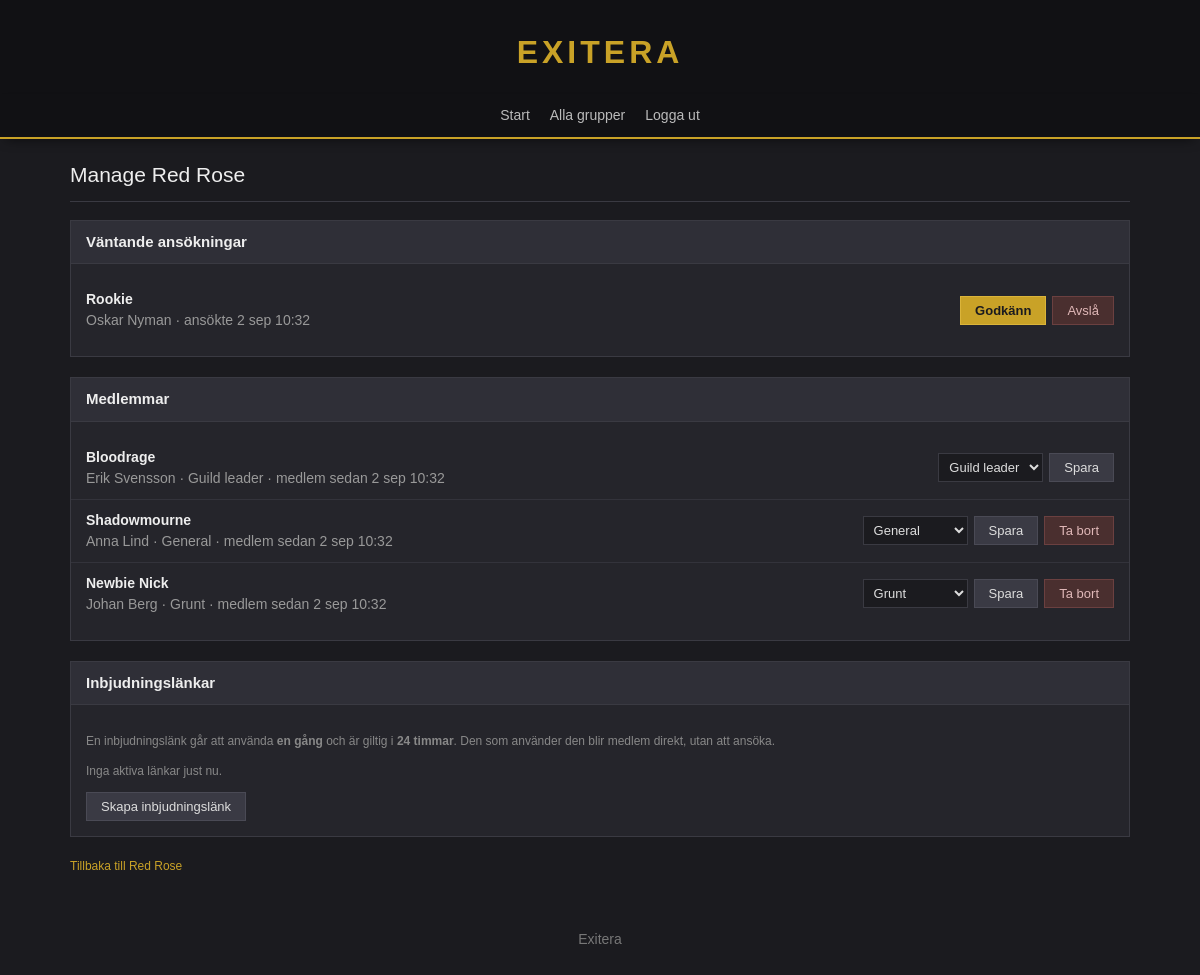
Screenshot of /group/manage/?id=6 (signed in) with the database file from the repository.
### tables this page shows
CREATE TABLE applications (
    id              INT AUTO_INCREMENT PRIMARY KEY,
    group_id        INT NOT NULL,
    user_id         INT NOT NULL,
    status          ENUM('pending','approved','rejected') NOT NULL DEFAULT 'pending',
    created_at      TIMESTAMP NOT NULL DEFAULT CURRENT_TIMESTAMP,
    handled_by      INT       NULL,
    handled_at      DATETIME  NULL,
    UNIQUE KEY unik_ansokan (group_id, user_id),
    FOREIGN KEY (group_id)   REFERENCES groups(id) ON DELETE CASCADE,
    FOREIGN KEY (user_id)    REFERENCES users(id)  ON DELETE CASCADE,
    FOREIGN KEY (handled_by) REFERENCES users(id)  ON DELETE SET NULL
);

CREATE TABLE users (
    id              INT AUTO_INCREMENT PRIMARY KEY,
    first_name      VARCHAR(50)  NOT NULL,
    last_name       VARCHAR(50)  NOT NULL,
    email           VARCHAR(255) NOT NULL UNIQUE,
    password_hash   CHAR(60)     NOT NULL,
    character_name  VARCHAR(50)  NULL,
    is_admin        BOOLEAN      NOT NULL DEFAULT FALSE,
    created_at      TIMESTAMP    NOT NULL DEFAULT CURRENT_TIMESTAMP
);

CREATE TABLE group_members (
    id              INT AUTO_INCREMENT PRIMARY KEY,
    group_id        INT NOT NULL,
    user_id         INT NOT NULL,
    role            ENUM('grunt','general','leader') NOT NULL DEFAULT 'grunt',
    joined_at       TIMESTAMP NOT NULL DEFAULT CURRENT_TIMESTAMP,
    UNIQUE KEY unik_medlem (group_id, user_id),
    FOREIGN KEY (group_id) REFERENCES groups(id) ON DELETE CASCADE,
    FOREIGN KEY (user_id)  REFERENCES users(id)  ON DELETE CASCADE
);

CREATE TABLE groups (
    id              INT AUTO_INCREMENT PRIMARY KEY,
    name            VARCHAR(100) NOT NULL UNIQUE,
    description     TEXT         NOT NULL,
    type            ENUM('community','guild') NOT NULL,
    created_by      INT          NULL,
    created_at      TIMESTAMP    NOT NULL DEFAULT CURRENT_TIMESTAMP,
    FOREIGN KEY (created_by) REFERENCES users(id) ON DELETE SET NULL
);

### html/inc/auth.php (called while the page is built, shortened)
<?php
require_once __DIR__ . '/db.php';
function current_user(): ?array
{
    static $user = null;
    static $loaded = false;
    if ($loaded) {
        return $user;
    }
    $loaded = true;
    $db = get_db();
    $stmt = $db->prepare(
        "SELECT id, first_name, last_name, email, character_name, is_admin
         FROM users
         WHERE id = ?"
    );
    $stmt->execute([$_SESSION['user_id']]);
    $user = $stmt->fetch() ?: null;
    return $user;
}
function role_level(array $user, ?array $membership): int
{
    return match ($membership['role']) {
        'grunt'   => 2,
        'general' => 3,
        'leader'  => 4,
    };
}
function membership_in(int $group_id, int $user_id): ?array
{
    $db = get_db();
    $stmt = $db->prepare(
        "SELECT id, group_id, user_id, role, joined_at
         FROM group_members
         WHERE group_id = ? AND user_id = ?"
    );
    $stmt->execute([$group_id, $user_id]);
    return $stmt->fetch() ?: null;
}
function author_name(array $row): string
{
    return $row['character_name'] ?? $row['first_name'] ?? 'Borttagen användare';
}
function role_name(string $role): string
{
    return match ($role) {
        'grunt'   => 'Grunt',
        'general' => 'General',
        'leader'  => 'Guild leader',
    };
}

### html/inc/db.php (called while the page is built)
<?php
function get_db(): PDO
{
    static $db = null;
    if ($db !== null) {
        return $db;
    }
    $host     = getenv('DB_HOST');
    $dbname   = getenv('DB_NAME');
    $user     = getenv('DB_USER');
    $password = getenv('DB_PASSWORD');
    $dsn = "mysql:host=$host;dbname=$dbname;charset=utf8mb4";
    $options = [
        PDO::ATTR_ERRMODE            => PDO::ERRMODE_EXCEPTION,
        PDO::ATTR_EMULATE_PREPARES   => false,
        PDO::ATTR_DEFAULT_FETCH_MODE => PDO::FETCH_ASSOC,
    ];
    $db = new PDO($dsn, $user, $password, $options);
    return $db;
}

### html/inc/guilds.php (called while the page is built, shortened)
<?php
require_once __DIR__ . '/auth.php';
function member_list(int $group_id): array
{
    $stmt = get_db()->prepare(
        "SELECT m.user_id, m.role, m.joined_at,
                u.first_name, u.last_name, u.character_name
         FROM group_members m
         JOIN users u ON u.id = m.user_id
         WHERE m.group_id = ?
         ORDER BY FIELD(m.role, 'leader', 'general', 'grunt'), u.first_name"
    );
    $stmt->execute([$group_id]);
    return $stmt->fetchAll();
}

### html/group/manage/index.php (the view, shortened to what this page needs)
<?php
require_once __DIR__ . '/../../inc/auth.php';
require_once __DIR__ . '/../../inc/box.php';
require_once __DIR__ . '/../../inc/page.php';
require_once __DIR__ . '/../../inc/guilds.php';
$current_user = current_user();
$group_id = (int) ($_GET['id'] ?? 0);
$db = get_db();
$stmt = $db->prepare("SELECT id, name, type FROM groups WHERE id = ?");
$stmt->execute([$group_id]);
$group = $stmt->fetch();
$my_level = role_level($current_user, membership_in($group_id, $current_user['id']));
$stmt = $db->prepare(
    "SELECT a.id, a.created_at, u.first_name, u.last_name, u.character_name
     FROM applications a
     JOIN users u ON u.id = a.user_id
     WHERE a.group_id = ? AND a.status = 'pending'
     ORDER BY a.created_at"
);
$stmt->execute([$group_id]);
$applications = $stmt->fetchAll();
$members = member_list($group_id);
$invites = $my_level >= 4 ? active_invites($group_id) : [];
require __DIR__ . '/../../inc/header.php';
?>
    <?php if (empty($applications)): ?>
        <p class="muted">Inga väntande ansökningar.</p>
    <?php else: ?>
        <ul class="group-list">
            <?php foreach ($applications as $application): ?>
                <li class="guild-row">
                    <div>
                        <span class="group-name">
                            <?= htmlspecialchars(author_name($application)) ?>
                        </span><br>
                        <span class="group-desc">
                            <?= htmlspecialchars($application['first_name'] . ' ' . $application['last_name']) ?>
                            · ansökte <?= htmlspecialchars(format_time($application['created_at'])) ?>
                        </span>
                    </div>
                    <form method="post" action="/group/manage/?id=<?= $group_id ?>">
                        <button class="btn-primary" type="submit" name="decision" value="approve">Godkänn</button>
                        <button class="btn-danger" type="submit" name="decision" value="reject">Avslå</button>
                    </form>
                </li>
            <?php endforeach; ?>
        </ul>
    <?php endif; ?>
    <ul class="group-list">
        <?php foreach ($members as $member): ?>
            <li class="guild-row">
                <div>
                    <span class="group-name"><?= htmlspecialchars(author_name($member)) ?></span><br>
                    <span class="group-desc">
                        <?= htmlspecialchars($member['first_name'] . ' ' . $member['last_name']) ?>
                        · <?= htmlspecialchars(role_name($member['role'])) ?>
                        · medlem sedan <?= htmlspecialchars(format_time($member['joined_at'])) ?>
                    </span>
                </div>
                <?php if ($my_level >= 4): ?>
                    <form method="post" action="/group/manage/?id=<?= $group_id ?>">
                        <select name="role">
                            <?php foreach (['grunt', 'general', 'leader'] as $role): ?>
                                <option value="<?= $role ?>" <?= $member['role'] === $role ? 'selected' : '' ?>>
                                    <?= htmlspecialchars(role_name($role)) ?>
                                </option>
                            <?php endforeach; ?>
                        </select>
                        <button type="submit" name="action" value="set_role">Spara</button>
                        <?php if ((int) $member['user_id'] !== (int) $current_user['id']): ?>
                            <button class="btn-danger" type="submit" name="action" value="kick">Ta bort</button>
                        <?php endif; ?>
                    </form>
                <?php endif; ?>
            </li>
        <?php endforeach; ?>
    </ul>
<?php if ($my_level >= 4): ?>
        <p class="muted">
            En inbjudningslänk går att använda <strong>en gång</strong> och är giltig i
            <strong>24 timmar</strong>. Den som använder den blir medlem direkt, utan
            att ansöka.
        </p>
        <?php if (empty($invites)): ?>
            <p class="muted">Inga aktiva länkar just nu.</p>
        <?php endif; ?>
        <form method="post" action="/group/manage/?id=<?= $group_id ?>">
            <button type="submit" name="action" value="create_invite">Skapa inbjudningslänk</button>
        </form>
<?php endif; ?>
<p class="muted"><a href="/group/?id=<?= $group_id ?>">Tillbaka till <?= htmlspecialchars($group['name']) ?></a></p>
<?php require __DIR__ . '/../../inc/footer.php'; ?>

### html/css/style.css (style rules this page uses)
* { box-sizing: border-box; }
body { margin: 0; background: #1b1b1f; color: #dddddd; font-family: Verdana, Geneva, sans-serif; font-size: 14px; line-height: 1.5; }
a { color: #c9a227; text-decoration: none; }
.group-list { margin: 0; padding: 0; list-style: none; }
.group-list li { padding: 10px 0; border-bottom: 1px solid #33333b; }
.group-list li:last-child { border-bottom: none; }
.group-name { font-weight: bold; color: #eeeeee; }
.group-desc { color: #999999; }
.guild-row { display: flex; justify-content: space-between; align-items: center; gap: 15px; }
button { background: #3a3a44; color: #dddddd; border: 1px solid #4a4a55; padding: 6px 14px; font-family: inherit; font-size: 13px; cursor: pointer; }
.muted { margin-bottom: 0; color: #888888; font-size: 12px; }
.guild-row form { display: flex; gap: 6px; flex-shrink: 0; }
.box-body button { margin-top: 12px; }
.guild-row button { margin-top: 0; }
.guild-row select { padding: 5px 6px; background: #1b1b1f; border: 1px solid #3a3a42; color: #dddddd; font-family: inherit; font-size: 13px; }
button.btn-primary { background: #c9a227; border-color: #dbb43a; color: #1b1b1f; font-weight: bold; }
button.btn-danger { background: #4a2f2f; border-color: #6b4040; color: #e0b8b8; }
.group-list li { margin: 0 -15px; padding: 10px 15px; transition: background 0.15s ease; }

### rows the page displays
applications: user.character_name "Rookie", user.last_name "Oskar Nyman", created_at "2 sep 10:32"
group_members: user.character_name "Bloodrage", user.last_name "Erik Svensson", role "Guild leader", joined_at "2 sep 10:32"
group_members: user.character_name "Shadowmourne", user.last_name "Anna Lind", role "General", joined_at "2 sep 10:32", shows "Ta bort"
group_members: user.character_name "Newbie Nick", user.last_name "Johan Berg", role "Grunt", joined_at "2 sep 10:32", shows "Ta bort"
groups: name "Red Rose"

### other values shown
$text "Manage Red Rose"
$title "Väntande ansökningar Medlemmar Inbjudningslänkar"
form field role "Guild leader"
form field role "General"
form field role "Grunt"
